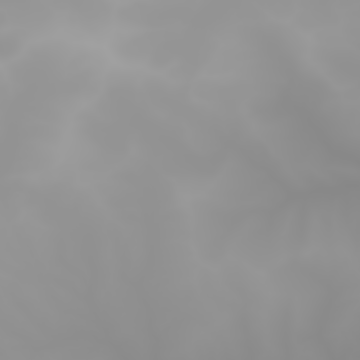
#> input picture data/input/srtm_54_07_CROP_360.tif, 360 x 360 px
$ python DTM2MESH.py -input data/input/srtm_54_07_CROP_360.tif -output out.png   (Python 2 division)
#> lines starting #> are read from the running program, lines starting #| are printed output that depends on the picture
#!/usr/bin/env python

'''
Name        : DTM2MESH
Author      : Jonathan Lurie
Email       : lurie.jo@gmail.com
Date        : 2015 06 06
Version     : 0.1
Licence     : MIT
description : Generates a 3D Collada mesh from a Digital Terrain Model (DTM)
              Image.

              This is not for production, since performances could be enhanced.
              In this purpose, it is better not to use DTM of size higher than
              1000x1000.

'''

import sys
import argparse
import numpy as np

import cv2
import collada

# number of meters/pixel for input DTM image
DEFAULT_GROUND_RESOLUTION = 90.

description ="""

Generates a 3D Collada mesh from a Digital Terrain Model (DTM) Image.
This is not for production, since performances could be enhanced.
In this purpose, it is better not to use DTM of size higher than 1000x1000.
"""

def main():

    # Deals with app arguments
    parser = argparse.ArgumentParser(description=description)
    parser.add_argument('-input', required=True, help='Input DTM image file')
    parser.add_argument('-output', required=True, help='Output Collada file')
    parser.add_argument('-resolution', type=int, required=False, default=DEFAULT_GROUND_RESOLUTION, help='Ground resolution of DTM, in m/pixel. (Default : 90, SRTM compliant)')
    args = parser.parse_args()

    inputDTM = args.input
    outputDAE = args.output
    groundResolution = args.resolution


    # -1 arg means read image as is, instead of forcing 8bit RGB
    img = cv2.imread(inputDTM, -1)
#> img is the input picture: shape (360, 360) uint16; min 34731, max 41277, mean 37551.1

    # finding extremas
    arrayMin = np.amin(img)
#> arrayMin = 34731
    arrayMax = np.amax(img)
#> arrayMax = 41277

    # for keeping aspect ratio
    img = img / groundResolution
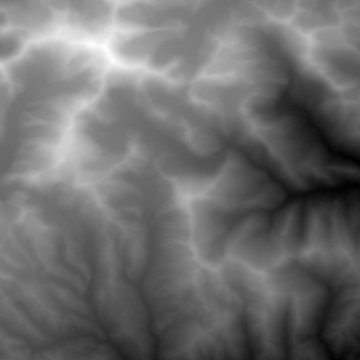
#> img: shape (360, 360) float64; min 385.9, max 458.6, mean 417.2; drawn with min black and max white


    xSize = img.shape[1]
#> xSize = 360
    ySize = img.shape[0]
#> ySize = 360

    zSize = np.amax(img)
#> zSize = 458.6

    vertices = np.array([])
    triangles = np.array([])
    normales = np.array([])

    progressStatus = None

    # PART 1:
    # loops for computing the vertices positions
    for iy in range(0, ySize-1):

        print "vertices : " + str(round(float(iy)/float(ySize)*100., 2)) + "%"

        # temporary array, just to avoid Numping jamming with too big arrays
        # TODO : improve this part using a better compromise
        tmpVertices = np.array([])

        for ix in range(0, xSize-1):

            # first row
            if(ix == 0 and iy == 0):
                a = np.array([ ix, iy, img[ix, iy] ])
                b = np.array([ ix+1, iy, img[ix+1, iy] ])
                c = np.array([ ix+1, iy+1, img[ix+1, iy+1] ])
                d = np.array([ ix, iy+1, img[ix, iy+1] ])
                tmpVertices = np.append(tmpVertices, [a, b, c, d])

            elif(iy == 0):
                b = np.array([ ix+1, iy, img[ix+1, iy] ])
                c = np.array([ ix+1, iy+1, img[ix+1, iy+1] ])
                tmpVertices = np.append(tmpVertices, [b, c])

            elif(ix == 0):
                c = np.array([ ix+1, iy+1, img[ix+1, iy+1] ])
                d = np.array([ ix, iy+1, img[ix, iy+1] ])
                tmpVertices = np.append(tmpVertices, [c, d])

            else:
                c = np.array([ ix+1, iy+1, img[ix+1, iy+1] ])
                tmpVertices = np.append(tmpVertices, [c])

        vertices = np.append(vertices, tmpVertices)

        # flushing console progress
        sys.stdout.write("\033[F")

    vertices.shape = (-1, 3)

    # number of vertices after the first row
    firtRowSum = (xSize * 2) - 1
#> firtRowSum = 719


    # PART 2:
    # loops for computing triangles.
    # A triangle is made of 3 vertices, but we rather use indexes of vertices
    # than vertices coordinates themselves (Collada specs are like that...)
    for iy in range(0, ySize-1):
        print "triangles : " + str(round(float(iy)/float(ySize)*100., 2)) + "%"

        # temporary array, just to avoid Numping jamming with too big arrays
        # TODO : improve this part using a better compromise
        tmpTriangles = np.array([])

        for ix in range(0, xSize-1):

            # (0, 0)
            if(ix == 0 and iy == 0):
                aIndex = 0
                bIndex = 1
                cIndex = 2
                dIndex = 3

            # (1, 0)
            elif(ix == 1 and iy == 0):
                aIndex = ix
                bIndex = (ix * 2) + 2
                cIndex = (ix * 2) + 3
                dIndex = ((ix-1) * 2) + 2

            # (0, 1)
            elif(ix == 0 and iy == 1):
                aIndex = 3
                bIndex = 2
                cIndex = firtRowSum + 1
                dIndex = firtRowSum + 2

            # (1, 1)
            elif(ix == 1 and iy == 1):
                aIndex = 2
                bIndex = 5
                cIndex = firtRowSum + 3
                dIndex = firtRowSum + 1

            # 1st row (except 1st col)
            elif(iy == 0):
                aIndex = ix * 2
                bIndex = (ix * 2) + 2
                cIndex = (ix * 2) + 3
                dIndex = ((ix-1) * 2) + 3

            # 2nd row (except 1st and 2nd col)
            elif(iy == 1):
                aIndex = (ix * 2) + 1
                bIndex = (ix * 2) + 3
                cIndex = firtRowSum + 2 + ix
                dIndex = firtRowSum + 1 + ix

            # 1st col (except 1st and 2nd row)
            elif(ix == 0):
                aIndex = firtRowSum + (iy - 2) * xSize + 2
                bIndex = firtRowSum + (iy - 2) * xSize + 1
                cIndex = firtRowSum + (iy - 1) * xSize + 1
                dIndex = firtRowSum + (iy - 1) * xSize + 2

            # 2nd col (except 1st and 2nd row)
            elif(ix == 1):
                aIndex = firtRowSum + (iy - 2) * xSize + 1
                bIndex = firtRowSum + (iy - 2) * xSize + 3
                cIndex = firtRowSum + (iy - 1) * xSize + 3
                dIndex = firtRowSum + (iy - 1) * xSize + 1

            # all other cases
            else:
                aIndex = firtRowSum + xSize * (iy - 2) + ix + 1
                bIndex = firtRowSum + xSize * (iy - 2) + ix + 2
                cIndex = firtRowSum + xSize * (iy - 1) + ix + 2
                dIndex = firtRowSum + xSize * (iy - 1) + ix + 1


            # Add triangle T1, vertices a, b, c
            t1 = np.array([ aIndex, bIndex, cIndex ])
            tmpTriangles = np.append(tmpTriangles, t1)

            # Add triangle T2, vertices a, c, d
            t2 = np.array([ aIndex, cIndex, dIndex ])
            tmpTriangles = np.append(tmpTriangles, t2)


            '''
            # This part is dedicated to normal vector computation
            # but not used yet because I didnt find how to use that with PyCollada
            # computation of vectors
            vAB = vertices[bIndex] - vertices[aIndex]
            vAC = vertices[cIndex] - vertices[aIndex]
            vAD = vertices[dIndex] - vertices[aIndex]

            # computation of norm vectors
            t1Norm = computeNormVector(vAB, vAC)
            t2Norm = computeNormVector(vAC, vAD)

            normales = np.append(normales, t1Norm)
            normales = np.append(normales, t2Norm)
            '''

        #
        triangles = np.append(triangles, tmpTriangles)

        # flushing console progress
        sys.stdout.write("\033[F")

    triangles.shape = (-1, 3)

    # Uncomment the following when eventually using normal vectors
    #normales.shape = (-1, 3)

    print("Exporting...")

    # casting npArray to Int was important to garraty compatibility
    # with most softwares
    export_mesh(vertices, triangles.astype(int), outputDAE)


# vA and vB are 3D vectors, in shape of a numpy array
def computeNormVector(vA, vB):
    x = (vA[1] * vB[2]) - (vA[2] * vB[1])
    y = (vA[2] * vB[0]) - (vA[0] * vB[2])
    z = (vA[0] * vB[2]) - (vA[2] * vB[0])

    norm = ((x**2) + (y**2) + (z**2))**0.5

    return np.array([ x/norm, y/norm, z/norm])

# Export the mesh.
# This method is taken from PyMCubes : github.com/pmneila/PyMCubes
# TODO : add normal vectors somewhere
def export_mesh(vertices, triangles, filename, mesh_name="mcubes_mesh"):
    """
    Exports a mesh in the COLLADA (.dae) format.

    Needs PyCollada (https://github.com/pycollada/pycollada).
    """

    mesh = collada.Collada()

    vert_src = collada.source.FloatSource("verts-array", vertices, ('X','Y','Z'))
    geom = collada.geometry.Geometry(mesh, "geometry0", mesh_name, [vert_src])

    input_list = collada.source.InputList()
    input_list.addInput(0, 'VERTEX', "#verts-array")


    triset = geom.createTriangleSet(triangles, input_list, "")
    geom.primitives.append(triset)
    mesh.geometries.append(geom)

    geomnode = collada.scene.GeometryNode(geom, [])
    node = collada.scene.Node(mesh_name, children=[geomnode])

    myscene = collada.scene.Scene("mcubes_scene", [node])
    mesh.scenes.append(myscene)
    mesh.scene = myscene

    mesh.write(filename)


# this is quite the main function...
if __name__ == '__main__':
    main()
#> (the call stopped at in export_mesh, `mesh = collada.Collada()`: collada is not available in this run)
